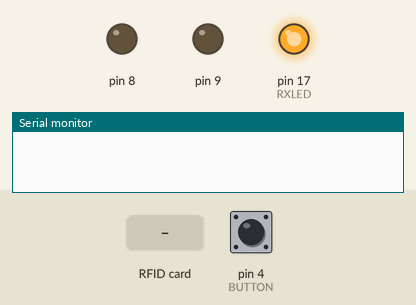
Recording of a program running on a simulated SparkFun Pro Micro, built with avr-gcc and run on an emulated ATmega32U4. Parts: output pins drawn as LEDs (lit = HIGH), the last lines printed to the serial monitor. Inputs (shaded band) come from the test bench; at power-on: pin 4 (BUTTON) HIGH.

Above: at 1.2 s.
1.3 s: RFID card 5E 7A 19 C4 held to the reader
At 3.8 s:
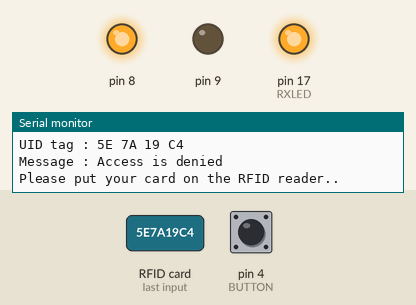
8.0 s: pin 4 (BUTTON) pulled LOW for 3 s
At 10.9 s:
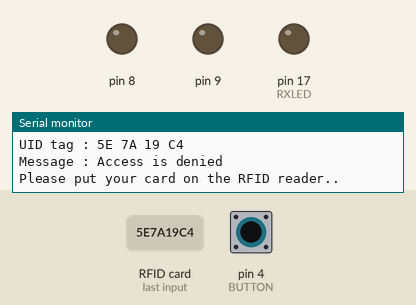
Timing chart, 0 to 14.4 s (numbered marks = the images above; inputs shaded):
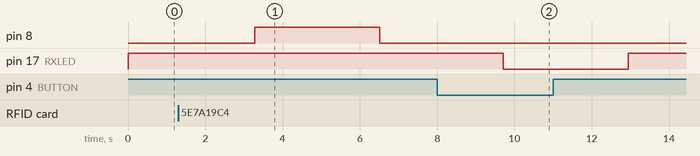

Measured:
- after the input at 1.3 s, pin 8: LOW → HIGH after 2.0 s, → LOW 3.2 s later
- after the input at 8.0 s, pin 17 (RXLED): HIGH → LOW after 1.7 s, → HIGH 3.2 s later

The program:

main.cpp
```cpp
#include <Arduino.h>
#include <../lib/button/button.h>
#include <../lib/distancemeter/distancemeter.h>
#include <../lib/rfid/rfid.h>
#include <../lib/ledstrip/ledstrip.h>

int BUTTON = 4;
int RXLED = 17;
int RELAY = 2;

// the setup function runs once when you press reset or power the board
void setup() {
  distanceMeterSetup();
  pinMode(BUTTON, INPUT_PULLUP);
  Serial.begin(9600);
  rfidSetup();
}

// the loop function runs over and over again forever
void loop() {
  bool dispence = isButtonPressed() || isRfidActivated();
  digitalWrite(RXLED, !dispence);
  digitalWrite(RELAY, dispence);
  blink();
}
```
